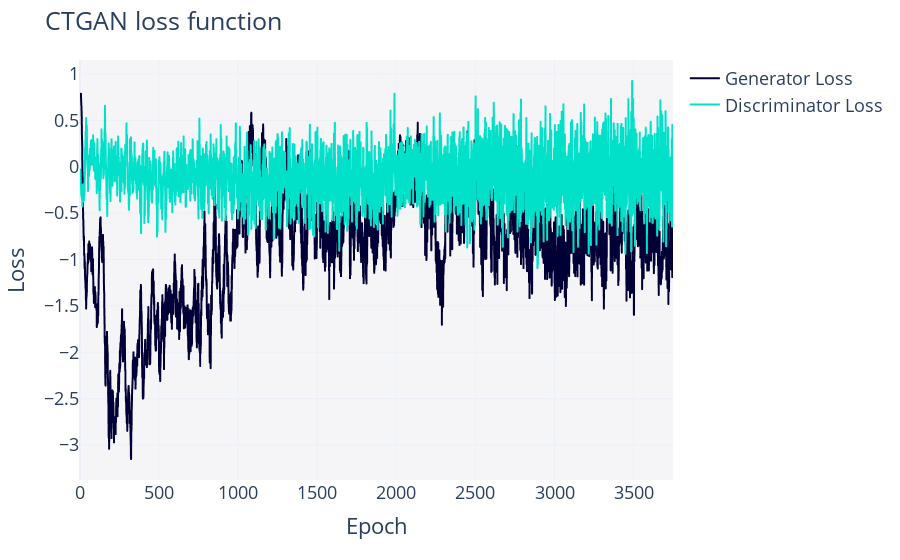

The notebook cell saved with this chart:
### Markdown cell above
>Vemos que a partir de las 4000 épocas ya no mejora la puntuación así que ya sabemos alrededor de cuántas épocas puede necesitar el modelo para entrenar.

### Code cell
sorted(MejorNEpocas, key = lambda x: x[-1], reverse = True)[0][0].get_loss_values_plot().show("vscode")

### Figure 1 — Plotly figure (JSON) as saved in the notebook; plotly's stock layout.template omitted (floating-point values rounded to 4 significant figures; data arrays with more than 128 entries replaced by an {"elided": "..."} marker saying what was removed)
{"data": [{"hovertemplate": "variable=Generator Loss<br>Epoch=%{x}<br>value=%{y}<extra></extra>", "legendgroup": "Generator Loss", "line": {"color": "#000036", "dash": "solid"}, "marker": {"symbol": "circle"}, "mode": "lines", "name": "Generator Loss", "showlegend": true, "type": "scattergl", "x": {"elided": "3750 int values"}, "xaxis": "x", "y": {"elided": "3750 float values"}, "yaxis": "y"}, {"hovertemplate": "variable=Discriminator Loss<br>Epoch=%{x}<br>value=%{y}<extra></extra>", "legendgroup": "Discriminator Loss", "line": {"color": "#01E0C9", "dash": "solid"}, "marker": {"symbol": "circle"}, "mode": "lines", "name": "Discriminator Loss", "showlegend": true, "type": "scattergl", "x": {"elided": "3750 int values"}, "xaxis": "x", "y": {"elided": "3750 float values"}, "yaxis": "y"}], "layout": {"font": {"size": 18}, "legend": {"orientation": "v", "title": {"text": ""}, "tracegroupgap": 0}, "margin": {"t": 60}, "plot_bgcolor": "#F5F5F8", "title": {"text": "CTGAN loss function"}, "xaxis": {"anchor": "y", "domain": [0, 1], "title": {"text": "Epoch"}}, "yaxis": {"anchor": "x", "domain": [0, 1], "title": {"text": "Loss"}}}}
